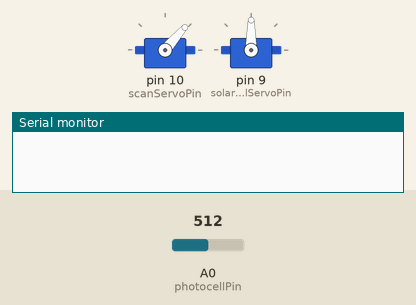
Recording of a sketch running on a simulated Arduino Uno, built with avr-gcc and run on an emulated ATmega328P. Shown: 2 × servo, the last lines printed to the serial monitor. The test bench sets the inputs (shaded band); at power-on: A0 (photocellPin) = 512. Random numbers use the default seed unless the sketch sets one.

Above: at 0.15 s.
At 10.17 s:
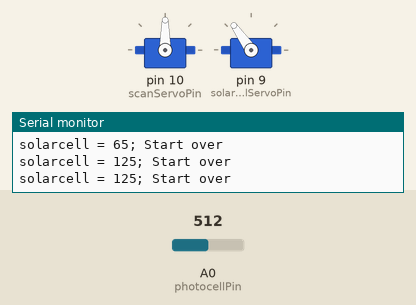
At 19.96 s:
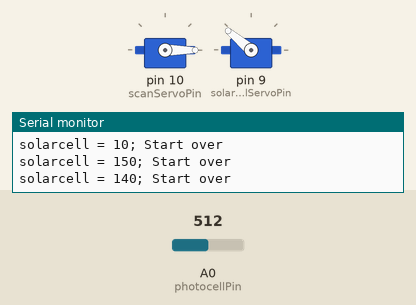
At 39.59 s:
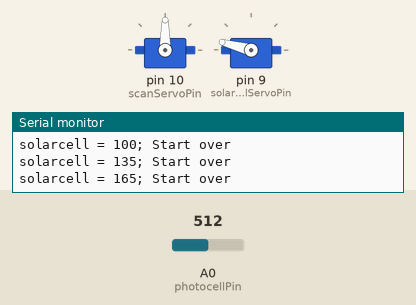
Timing chart, 0 to 40.0 s (numbered marks = the images above):
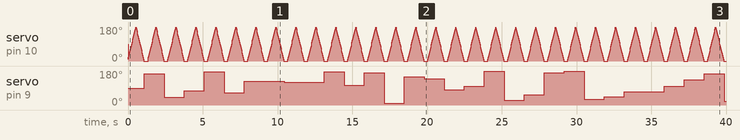

The sketch:

SolarPanel_v20171009_03.ino
```cpp
int timer = 250;
int sweepDelay = 600;
int sweepScanDelay = 30;
int loopCount = 0;
int currentState = 0;  //[TK]
int previousState = 0;  //[TK]
long randNumber; // for testing

int photocellPin = A0;
int analogValuePhotocell = 0;
const int photocellSensorMin = 0;
const int photocellSensorMax = 800;

#include <Servo.h>
Servo myScanServo;
int positionScanServo = 0;
int scanServoPin = 10;

Servo mySolarcellServo;
int positionSolarcellServo = 0;
int solarcellServoPin = 9;

void setup()
{
  Serial.begin(9600);

  myScanServo.attach(scanServoPin);
  mySolarcellServo.attach(solarcellServoPin);

  // if analog input pin 0 is unconnected, random analog
  // noise will cause the call to randomSeed() to generate
  // different seed numbers each time the sketch runs.
  // randomSeed() will then shuffle the random function.
  randomSeed(analogRead(0));  // for testing

  analogValuePhotocell = analogRead(photocellPin);


}

void loop()
{
  if (loopCount == 10){
    currentState = 1;
  }
  else {
    loopCount = loopCount + 1;
//    Serial.print("count = ");
//    Serial.print(loopCount);
//    Serial.print("; ");
  }

  if (currentState == 1){
    loopCount = 0;
    currentState = 0;
    for (int i=1; i <= 36; i++){
      if (i <= 18) {
        positionScanServo = ((i * 10) - 1);
      }
      else {
        positionScanServo = ((36 - i) * 10);
      }

      myScanServo.write(positionScanServo);
      int analogValuePhotocell;
      analogValuePhotocell = analogRead(photocellPin);
//      Serial.print("photocell = ");
//      Serial.print(analogValuePhotocell);
//      Serial.print("; ");

//      Serial.print("ServPos = ");
//      Serial.println(positionScanServo);
//      Serial.print(positionScanServo);
//      Serial.print("; ");

      delay(sweepScanDelay);
    }

    // print a random number from 1 to 36, for testing
    randNumber = random(1, 37);
    positionSolarcellServo = randNumber * 5;

    mySolarcellServo.write(positionSolarcellServo);
//    Serial.print("SolarcellServo pos = ");
//    Serial.print(positionSolarcellServo);


    /* Diagnostics via Serial.print*/

    Serial.print("solarcell = ");
    Serial.print(positionSolarcellServo);
    Serial.print("; ");
    Serial.println("Start over");


    // waits for the servo to get there
    delay(250);
  }
}
```

Measured:
- by itself, servo on pin 9 (solarcellServoPin): 90° → 165° at 1.1 s, → 40° 1.3 s later, → 75° 1.3 s later, → 175° 1.3 s later, … (27 changes in this stretch)
